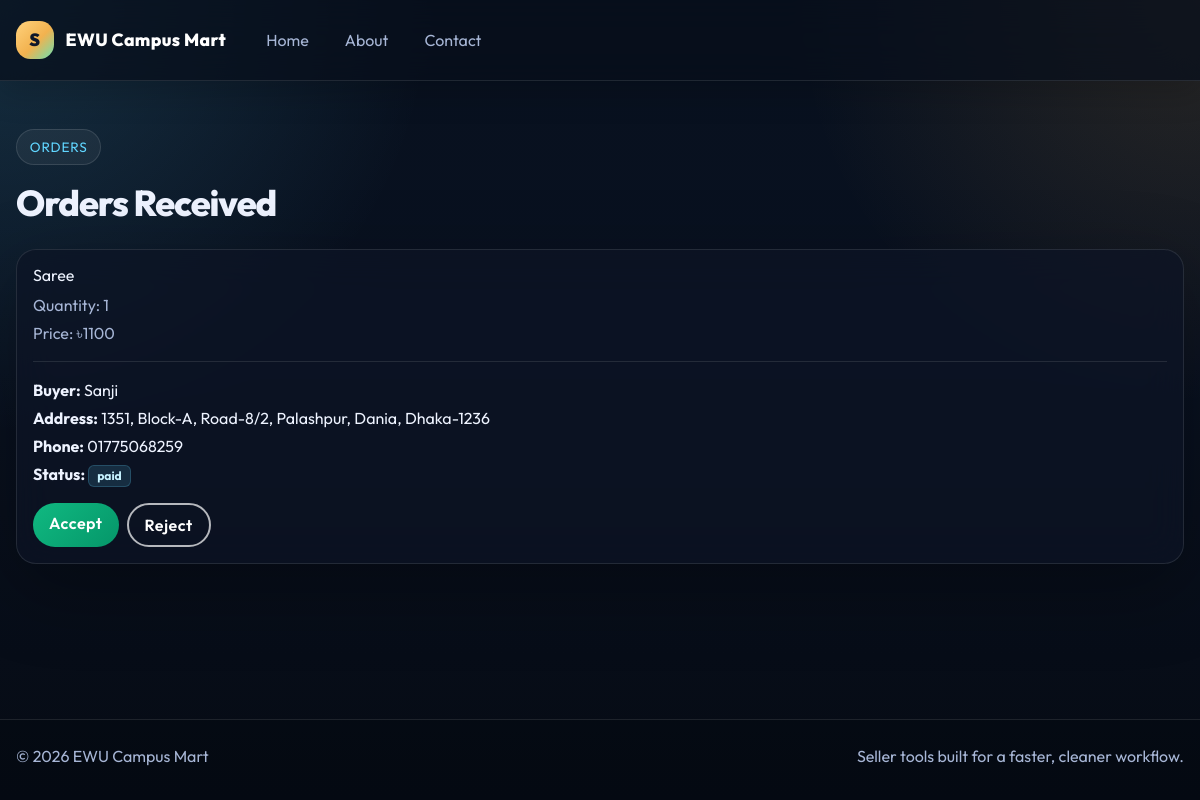
Page /seller/orders/ (signed in) on the committed database.
### orders/models.py (models this page shows, shortened)
class OrderItem(BaseModel):
    order = models.ForeignKey(Order, on_delete=models.CASCADE, related_name="order_items")
    product = models.ForeignKey(Product, on_delete=models.CASCADE)
    product_option = models.ForeignKey(
        'products.ProductOption',
        on_delete=models.SET_NULL,
        null=True,
        blank=True,
        related_name="order_items",
    )
    quantity = models.IntegerField()
    price = models.IntegerField()  # price at purchase time
    STATUS_CHOICES = (
        ('pending', 'Pending'),
        ('accepted', 'Accepted'),
        ('rejected', 'Rejected'),
        ('shipped', 'Shipped'),
        ('delivered', 'Delivered'),
    )
    status = models.CharField(max_length=20, choices=STATUS_CHOICES, default='pending')

class Order(BaseModel):
    user = models.ForeignKey(CustomUser, on_delete=models.CASCADE)
    total_price = models.IntegerField()
    STATUS_CHOICES = (
        ('pending', 'Pending'),        # order placed
        ('accepted', 'Accepted'),      # seller accepted
        ('rejected', 'Rejected'),      # seller rejected
        ('shipped', 'Shipped'),        # seller shipped
        ('delivered', 'Delivered'),    # delivered
        ('cancelled', 'Cancelled'),    # buyer cancelled
    )
    status = models.CharField(max_length=20, choices=STATUS_CHOICES, default='pending')
    address = models.TextField()
    phone = models.CharField(max_length=15)
    transaction_id = models.CharField(max_length=100, null=True, blank=True)
    payment_method = models.CharField(max_length=50, default='SSLCommerz')

### products/models.py (models this page shows, shortened)
class Product(BaseModel):
    seller = models.ForeignKey(CustomUser, on_delete=models.CASCADE)
    product_name = models.CharField(max_length=100)
    slug = models.SlugField(unique=True  , null=True , blank=True)
    category = models.ForeignKey(Category , on_delete=models.CASCADE , related_name="products")
    price = models.IntegerField()
    offer_price = models.IntegerField(null=True, blank=True)
    is_available = models.BooleanField(default=True)
    notes = models.TextField(blank=True, null=True)
    product_desription = models.TextField()
    color_variant = models.ManyToManyField(ColorVariant , blank=True)
    size_variant = models.ManyToManyField(SizeVariant , blank=True)

### buyer/models.py (models this page shows, shortened)
class CustomUser(AbstractBaseUser, PermissionsMixin):
    uid = models.UUIDField(primary_key=True , editable=False , default=uuid.uuid4)
    username = models.CharField(max_length=150, unique=True)
    first_name = models.CharField(max_length=30, blank=True)
    last_name = models.CharField(max_length=30, blank=True)
    email = models.EmailField(unique=True)
    profile_image = models.ImageField(upload_to="profile/", blank=True, null=True)
    is_active = models.BooleanField(default=True)
    is_staff = models.BooleanField(default=False)
    date_joined = models.DateTimeField(default=timezone.now)
    is_buyer = models.BooleanField(default=False)
    is_seller = models.BooleanField(default=False)
    shop_name = models.CharField(max_length=100, blank=True, null=True)
    objects = CustomeUserManager()
    USERNAME_FIELD = "email"
    REQUIRED_FIELDS = []

### seller/middlewares.py (the view)
    def wrapped_view(request, *args, **kwargs):
        if not request.user.is_authenticated or not request.user.is_seller:
            return redirect("seller-login")
        return view_func(request, *args, **kwargs)

### seller/views.py (called while the page is built)
@auth
def seller_orders(request):
    orders = OrderItem.objects.filter(product__seller=request.user)\
            .select_related('product', 'order')\
            .order_by('-created_at')
    return render(request, 'seller_orders.html', {'orders': orders})

### seller/templates/seller_orders.html (shortened to what this page needs)
{% extends 'seller_base.html' %}
{% block content %}
<section class="page-shell">
  <div class="mb-4">
    <span class="section-kicker">Orders</span>
    <h2 class="page-heading mt-3 mb-0">Orders Received</h2>
  </div>
  <div class="orders-grid">
    {% for item in orders %}
    <div class="glass-card order-card">
      <h5 class="mb-2">{{ item.product.product_name }}</h5>
      <p class="mb-1 order-meta">Quantity: {{ item.quantity }}</p>
      <p class="mb-3 order-meta">Price: ৳{{ item.price }}</p>
      <div class="border-top pt-3" style="border-color: var(--line) !important;">
        <p class="mb-1"><strong>Buyer:</strong> {{ item.order.user.username }}</p>
        <p class="mb-1"><strong>Address:</strong> {{ item.order.address }}</p>
        <p class="mb-1"><strong>Phone:</strong> {{ item.order.phone }}</p>
        <p class="mb-0">
          <strong>Status:</strong>
          <span class="badge badge-soft">{{ item.order.status }}</span>
        </p>
      </div>
      <div class="order-actions">
        {% if item.order.status == 'paid' or item.order.status == 'pending' %}
          <a href="{% url 'seller-update-order' item.order.uid 'accepted' %}" class="btn btn-primary-glow btn-aesthetic px-3 py-2">Accept</a>
          <a href="{% url 'seller-update-order' item.order.uid 'rejected' %}" class="btn btn-outline-glow btn-aesthetic px-3 py-2">Reject</a>
        {% endif %}
      </div>
    </div>
    {% empty %}
    <div class="glass-card p-4 p-sm-5 text-center">
      <p class="mb-0" style="color: var(--muted);">No orders yet.</p>
    </div>
    {% endfor %}
  </div>
</section>
{% endblock %}

### seller/templates/seller_base.html (style rules this page uses)
:root { --bg-start: #08111f; --bg-end: #060b14; --panel: rgba(13, 20, 36, 0.72); --line: rgba(255, 255, 255, 0.10); --text: #eef3ff; --muted: #a7b6d6; --accent: #f2b24f; --accent-2: #61d6ff; --accent-3: #6be0b1; --shadow: 0 24px 80px rgba(0, 0, 0, 0.32); }
html { scroll-behavior: smooth; }
body { min-height: 100vh; display: flex; flex-direction: column; font-family: 'Outfit', sans-serif; color: var(--text); background: radial-gradient(circle at top left, rgba(97, 214, 255, 0.16), transparent 30%), radial-gradient(circle at top right, rgba(242, 178, 79, 0.14), transparent 28%), linear-gradient(180deg, var(--bg-start) 0%, #091120 46%, var(--bg-end) 100%); }
body::before { content: ''; position: fixed; inset: 0; pointer-events: none; opacity: 0.28; background-image: linear-gradient(rgba(255, 255, 255, 0.04) 1px, transparent 1px), linear-gradient(90deg, rgba(255, 255, 255, 0.04) 1px, transparent 1px); background-size: 72px 72px; mask-image: linear-gradient(to bottom, rgba(0, 0, 0, 0.45), transparent 85%); }
a { color: inherit; text-decoration: none; }
.page-shell { width: min(1180px, calc(100% - 1rem)); margin: 0 auto; position: relative; z-index: 1; }
@media (min-width: 640px) { .page-shell { width: min(1180px, calc(100% - 2rem)); } }
.btn-aesthetic { transition: all 0.3s ease; font-weight: 600; letter-spacing: 0.5px; border-radius: 999px; }
.btn-primary-glow { background: linear-gradient(135deg, #10b981, #059669) !important; border: none !important; color: white !important; font-weight: 600; }
.btn-outline-glow { border: 2px solid rgba(255, 255, 255, 0.7) !important; color: white !important; background: transparent !important; }
.glass-card, .panel-card, .form-card, .stat-card, .list-card { background: var(--panel); border: 1px solid var(--line); border-radius: 1.25rem; box-shadow: var(--shadow); backdrop-filter: blur(18px); }
.section-kicker { display: inline-flex; align-items: center; gap: 0.35rem; padding: 0.35rem 0.65rem; border: 1px solid rgba(255, 255, 255, 0.12); border-radius: 999px; background: rgba(255, 255, 255, 0.05); color: var(--accent-2); font-size: 0.7rem; letter-spacing: 0.06em; text-transform: uppercase; }
@media (min-width: 640px) { .section-kicker { gap: 0.5rem; padding: 0.45rem 0.8rem; font-size: 0.85rem; } }
.page-heading { font-size: clamp(1.6rem, 3vw, 2.6rem); font-weight: 800; letter-spacing: -0.03em; }
.badge-soft { background: rgba(97, 214, 255, 0.14); color: #c6f2ff; border: 1px solid rgba(97, 214, 255, 0.2); }

### seller/templates/seller_orders.html (style rules this page uses)
.orders-grid { display: grid; gap: 1rem; }
.order-card { padding: 1rem; }
.order-meta { color: var(--muted); }
.order-actions { display: flex; flex-wrap: wrap; gap: 0.5rem; margin-top: 1rem; }

### rows in the picture
OrderItem: product.product_name "Saree", quantity "1", price "1100", order.user.username "Sanji", order.address "1351, Block-A, Road-8/2, Palashpur, Dania, Dhaka-1236", order.phone "01775068259", order.status "paid", shows "Accept"
